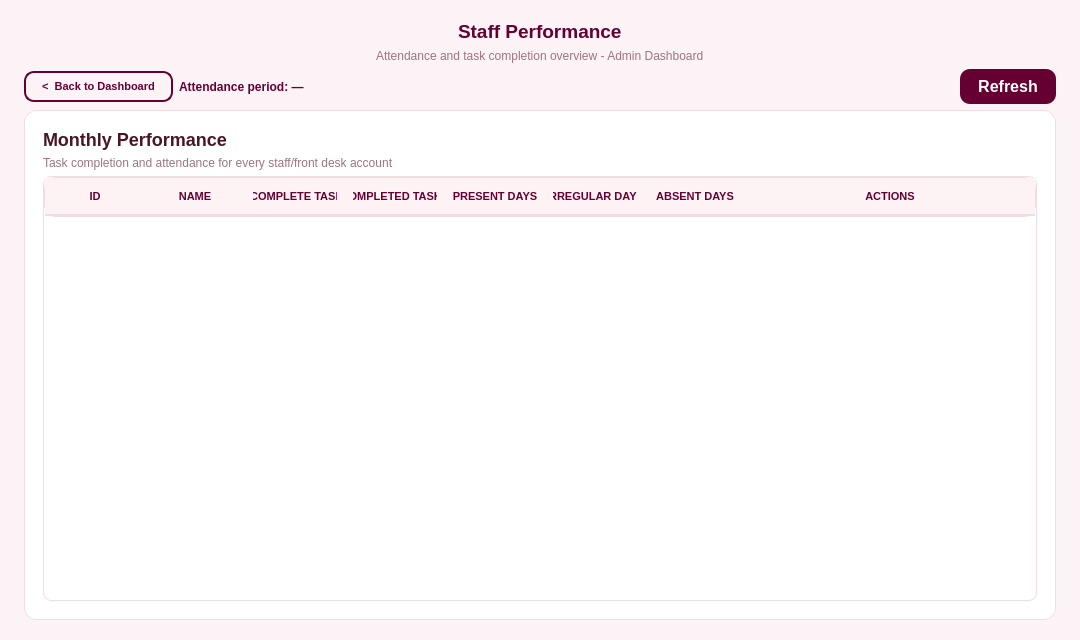
<?xml version="1.0" encoding="UTF-8"?>
<ui version="4.0">
 <class>StaffPerform</class>
 <widget class="QWidget" name="StaffPerform">
  <property name="geometry">
   <rect>
    <x>0</x>
    <y>0</y>
    <width>1080</width>
    <height>640</height>
   </rect>
  </property>
  <property name="minimumSize">
   <size>
    <width>820</width>
    <height>480</height>
   </size>
  </property>
  <property name="font">
   <font>
    <family>Segoe UI</family>
    <pointsize>12</pointsize>
    <bold>true</bold>
   </font>
  </property>
  <property name="windowTitle">
   <string>Staff Performance</string>
  </property>
  <property name="styleSheet">
   <string notr="true">QWidget#StaffPerform {
    background-color: #fbf3f5;
    font-family: 'Segoe UI';
}

/* ── Back to Dashboard (shared convention with category.ui) ─────────────── */
QPushButton#backToDashboardBtn {
    background-color: transparent;
    border: 1.5px solid #660033;
    border-radius: 10px;
    padding: 7px 16px;
    color: #660033;
    font-weight: bold;
    font-size: 11px;
}
QPushButton#backToDashboardBtn:hover {
    background-color: #660033;
    color: white;
}

/* ── Per-row ACTIONS button styling ───────────────────────────────────────
   Buttons in staffperform.cpp's buildActionsWidget() only set a
   QPushButton's &quot;actionRole&quot; dynamic property (disable / enable /
   expire / unexpire); all color/hover/font/radius styling lives here,
   same convention as staff.ui, so staffperform.cpp never touches
   presentation directly. */
QPushButton[actionRole=&quot;disable&quot;] {
    background-color: #d97706;
    border: none;
    border-radius: 6px;
    padding: 4px 10px;
    color: white;
    font-weight: bold;
    font-size: 11px;
}
QPushButton[actionRole=&quot;disable&quot;]:hover {
    background-color: #b45309;
}

QPushButton[actionRole=&quot;enable&quot;] {
    background-color: #16a34a;
    border: none;
    border-radius: 6px;
    padding: 4px 10px;
    color: white;
    font-weight: bold;
    font-size: 11px;
}
QPushButton[actionRole=&quot;enable&quot;]:hover {
    background-color: #15803d;
}

QPushButton[actionRole=&quot;expire&quot;] {
    background-color: #8B0000;
    border: none;
    border-radius: 6px;
    padding: 4px 10px;
    color: white;
    font-weight: bold;
    font-size: 11px;
}
QPushButton[actionRole=&quot;expire&quot;]:hover {
    background-color: #660000;
}

QPushButton[actionRole=&quot;unexpire&quot;] {
    background-color: #0891b2;
    border: none;
    border-radius: 6px;
    padding: 4px 10px;
    color: white;
    font-weight: bold;
    font-size: 11px;
}
QPushButton[actionRole=&quot;unexpire&quot;]:hover {
    background-color: #0e7490;
}</string>
  </property>
  <layout class="QVBoxLayout" name="verticalLayout">
   <property name="leftMargin"><number>24</number></property>
   <property name="topMargin"><number>20</number></property>
   <property name="rightMargin"><number>24</number></property>
   <property name="bottomMargin"><number>20</number></property>
   <item alignment="Qt::AlignmentFlag::AlignHCenter">
    <widget class="QLabel" name="titleLabel">
     <property name="maximumSize">
      <size>
       <width>16777215</width>
       <height>50</height>
      </size>
     </property>
     <property name="font">
      <font>
       <family>Segoe UI</family>
       <pointsize>14</pointsize>
       <bold>true</bold>
      </font>
     </property>
     <property name="styleSheet">
      <string notr="true">color: #660033;</string>
     </property>
     <property name="frameShape">
      <enum>QFrame::Shape::NoFrame</enum>
     </property>
     <property name="text">
      <string>Staff Performance</string>
     </property>
     <property name="textFormat">
      <enum>Qt::TextFormat::PlainText</enum>
     </property>
    </widget>
   </item>
   <item alignment="Qt::AlignmentFlag::AlignHCenter">
    <widget class="QLabel" name="subtitleLabel">
     <property name="maximumSize">
      <size>
       <width>16777215</width>
       <height>20</height>
      </size>
     </property>
     <property name="font">
      <font>
       <family>Segoe UI</family>
       <pointsize>-1</pointsize>
       <bold>false</bold>
      </font>
     </property>
     <property name="styleSheet">
      <string notr="true">QLabel {
    font-size: 12px;
    color: #9c7480;
    border: none;
}</string>
     </property>
     <property name="text">
      <string>Attendance and task completion overview - Admin Dashboard</string>
     </property>
    </widget>
   </item>
   <item>
    <layout class="QHBoxLayout" name="topBarLayout">
     <item>
      <widget class="QPushButton" name="backToDashboardBtn">
       <property name="cursor">
        <cursorShape>PointingHandCursor</cursorShape>
       </property>
       <property name="text">
        <string>&lt;  Back to Dashboard</string>
       </property>
      </widget>
     </item>
     <item>
      <widget class="QLabel" name="periodLabel">
       <property name="styleSheet">
        <string notr="true">QLabel {
    font-size: 12px;
    font-weight: 600;
    color: #660033;
    border: none;
}</string>
       </property>
       <property name="text">
        <string>Attendance period: —</string>
       </property>
      </widget>
     </item>
     <item>
      <spacer name="topBarSpacer">
       <property name="orientation">
        <enum>Qt::Orientation::Horizontal</enum>
       </property>
       <property name="sizeHint" stdset="0">
        <size>
         <width>40</width>
         <height>20</height>
        </size>
       </property>
      </spacer>
     </item>
     <item>
      <widget class="QPushButton" name="refreshBtn">
       <property name="cursor">
        <cursorShape>PointingHandCursor</cursorShape>
       </property>
       <property name="styleSheet">
        <string notr="true">QPushButton {
    background-color: #660033;
    border: none;
    padding: 8px 18px;
    color: white;
    font-weight: bold;
    border-radius: 10px;
}
QPushButton:hover {
    background-color: #4d0026;
}
QPushButton:pressed {
    background-color: #38001b;
}</string>
       </property>
       <property name="text">
        <string>Refresh</string>
       </property>
      </widget>
     </item>
    </layout>
   </item>
   <item>
    <widget class="QFrame" name="mainCardFrame">
     <property name="styleSheet">
      <string notr="true">QFrame {
    background-color: #ffffff;
    border: 1px solid #f0dde1;
    border-radius: 12px;
}</string>
     </property>
     <property name="frameShape">
      <enum>QFrame::Shape::StyledPanel</enum>
     </property>
     <property name="frameShadow">
      <enum>QFrame::Shadow::Raised</enum>
     </property>
     <layout class="QVBoxLayout" name="cardLayout">
      <item>
       <widget class="QWidget" name="cardInner" native="true">
        <layout class="QVBoxLayout" name="cardInnerLayout">
         <item>
          <widget class="QLabel" name="cardTitleLabel">
           <property name="font">
            <font>
             <family>Segoe UI</family>
             <pointsize>-1</pointsize>
             <bold>true</bold>
            </font>
           </property>
           <property name="styleSheet">
            <string notr="true">QLabel {
    font-size: 18px;
    font-weight: bold;
    color: #4a1626;
    border: none;
}</string>
           </property>
           <property name="text">
            <string>Monthly Performance</string>
           </property>
          </widget>
         </item>
         <item>
          <widget class="QLabel" name="cardSubtitleLabel">
           <property name="styleSheet">
            <string notr="true">QLabel {
    font-size: 12px;
    color: #9c7480;
    border: none;
}</string>
           </property>
           <property name="text">
            <string>Task completion and attendance for every staff/front desk account</string>
           </property>
          </widget>
         </item>
         <item>
          <widget class="QTableWidget" name="performanceTable">
           <property name="styleSheet">
            <string notr="true">QTableWidget {
    border: 1px solid #f0dde1;
    border-radius: 8px;
    background-color: #ffffff;
    gridline-color: #f6ebee;
    font-size: 13px;
}

QTableWidget::item {
    padding: 12px 8px;
    border-bottom: 1px solid #f6ebee;
    color: #4a1626;
}

QTableWidget::item:selected {
    background-color: #fbe7ec;
    color: #4a1626;
}

QHeaderView::section {
    background-color: #fdf2f4;
    color: #660033;
    font-weight: bold;
    font-size: 11px;
    padding: 10px 8px;
    border: none;
    border-bottom: 2px solid #f0dde1;
    text-transform: uppercase;
}</string>
           </property>
           <property name="editTriggers">
            <set>QAbstractItemView::EditTrigger::NoEditTriggers</set>
           </property>
           <property name="selectionBehavior">
            <enum>QAbstractItemView::SelectionBehavior::SelectRows</enum>
           </property>
           <property name="columnCount">
            <number>8</number>
           </property>
           <attribute name="horizontalHeaderMinimumSectionSize">
            <number>80</number>
           </attribute>
           <attribute name="horizontalHeaderHighlightSections">
            <bool>false</bool>
           </attribute>
           <attribute name="horizontalHeaderStretchLastSection">
            <bool>true</bool>
           </attribute>
           <attribute name="verticalHeaderVisible">
            <bool>false</bool>
           </attribute>
           <column>
            <property name="text">
             <string>ID</string>
            </property>
           </column>
           <column>
            <property name="text">
             <string>NAME</string>
            </property>
           </column>
           <column>
            <property name="text">
             <string>INCOMPLETE TASKS</string>
            </property>
           </column>
           <column>
            <property name="text">
             <string>COMPLETED TASKS</string>
            </property>
           </column>
           <column>
            <property name="text">
             <string>PRESENT DAYS</string>
            </property>
           </column>
           <column>
            <property name="text">
             <string>IRREGULAR DAYS</string>
            </property>
           </column>
           <column>
            <property name="text">
             <string>ABSENT DAYS</string>
            </property>
           </column>
           <column>
            <property name="text">
             <string>ACTIONS</string>
            </property>
           </column>
          </widget>
         </item>
        </layout>
       </widget>
      </item>
     </layout>
    </widget>
   </item>
  </layout>
 </widget>
 <resources/>
 <connections/>
</ui>
